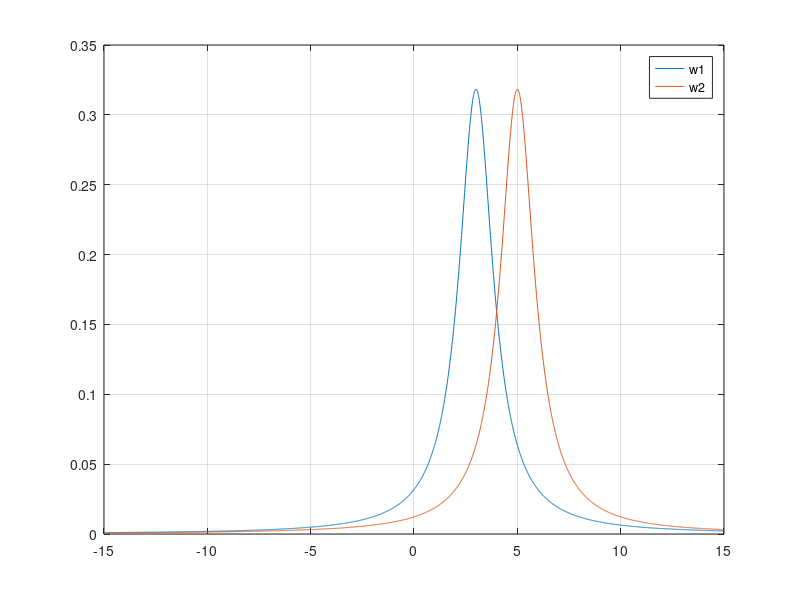
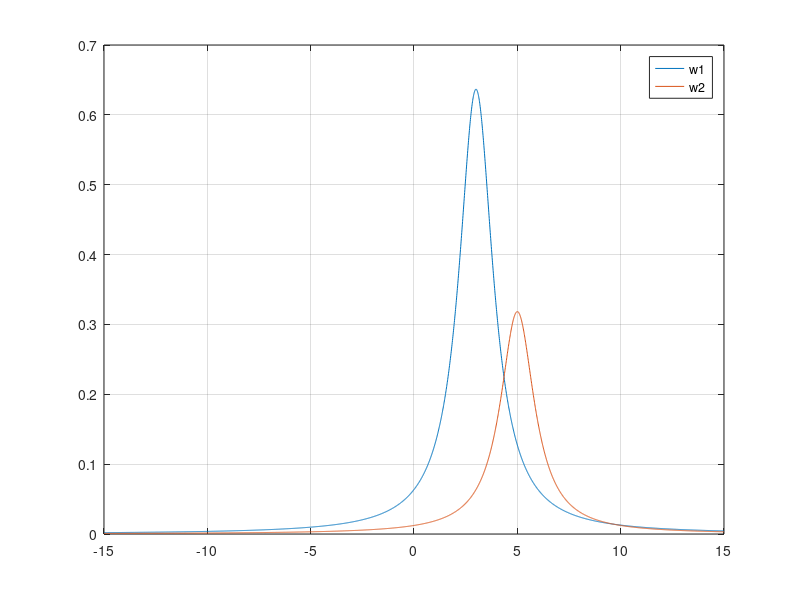

MATLAB code for these plots, in order:
%% Pattern Recognition HW1 Q2
clear;clc;close all
a1=3;
a2=5;
b=1;
%%
x=-15:0.01:15;

P1=(1/(pi*b) * 1./(1+((x-a1)/b).^2));
P2=(1/(pi*b) * 1./(1+((x-a2)/b).^2));
figure('Name','Distribution');
plot(x,P1,x,P2)
legend('w1','w2')
grid on

%%
L12=1;
L21=2;
R1=P1*L21;
R2=P2*L12;
figure('Name','Rick');
plot(x,R1,x,R2)
legend('w1','w2')
grid on

